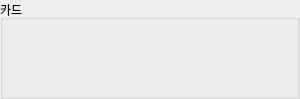
<?xml version="1.0" encoding="UTF-8"?>
<ui version="4.0">
 <class>CardWidget</class>
 <widget class="QWidget" name="CardWidget">
  <property name="geometry">
   <rect>
    <x>0</x>
    <y>0</y>
    <width>300</width>
    <height>99</height>
   </rect>
  </property>
  <property name="minimumSize">
   <size>
    <width>300</width>
    <height>0</height>
   </size>
  </property>
  <property name="maximumSize">
   <size>
    <width>300</width>
    <height>16777215</height>
   </size>
  </property>
  <property name="windowTitle">
   <string>Form</string>
  </property>
  <layout class="QVBoxLayout" name="verticalLayout">
   <property name="spacing">
    <number>0</number>
   </property>
   <property name="leftMargin">
    <number>0</number>
   </property>
   <property name="topMargin">
    <number>0</number>
   </property>
   <property name="rightMargin">
    <number>0</number>
   </property>
   <property name="bottomMargin">
    <number>0</number>
   </property>
   <item>
    <widget class="QGroupBox" name="groupCard">
     <property name="minimumSize">
      <size>
       <width>300</width>
       <height>0</height>
      </size>
     </property>
     <property name="maximumSize">
      <size>
       <width>300</width>
       <height>16777215</height>
      </size>
     </property>
     <property name="title">
      <string>카드</string>
     </property>
     <layout class="QVBoxLayout" name="vLayoutCard">
      <property name="spacing">
       <number>12</number>
      </property>
     </layout>
    </widget>
   </item>
  </layout>
 </widget>
 <resources/>
 <connections/>
</ui>
